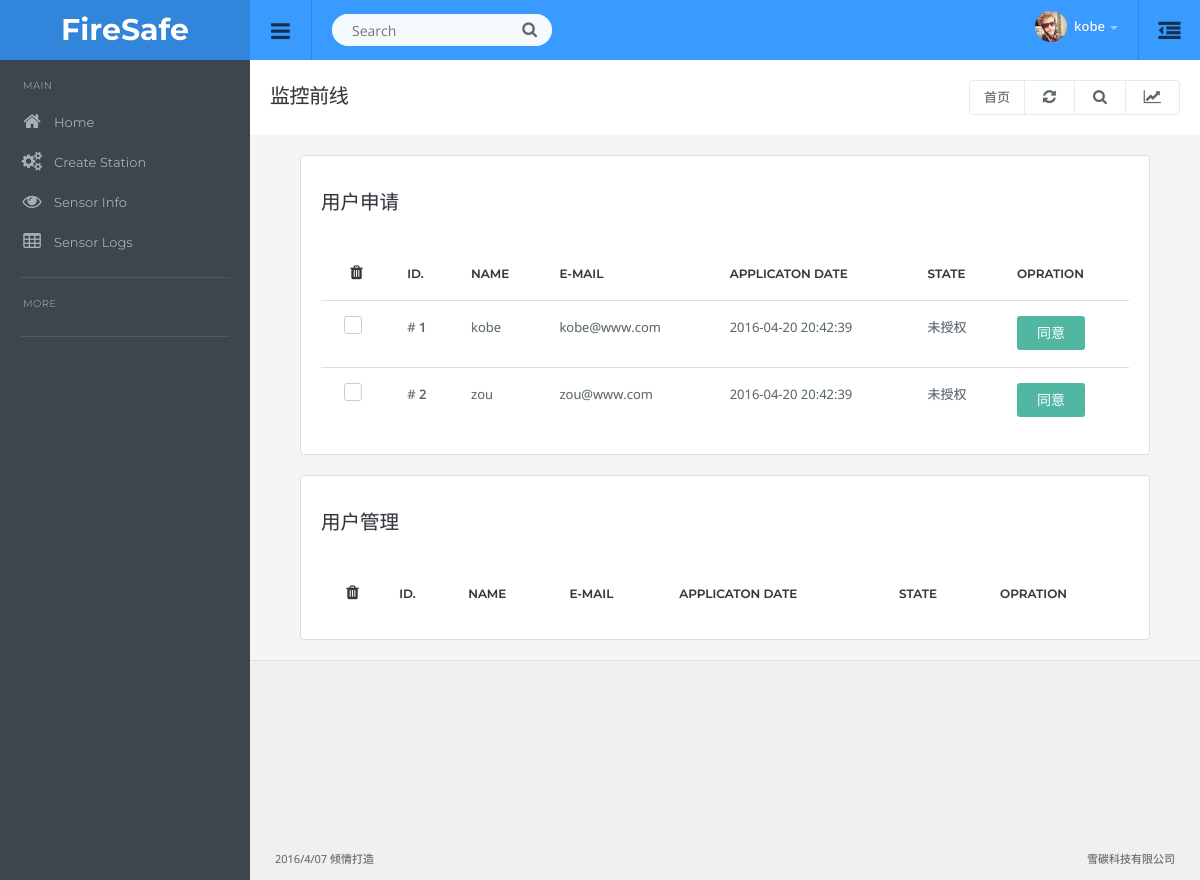
The app's page /manager (signed in), older data.
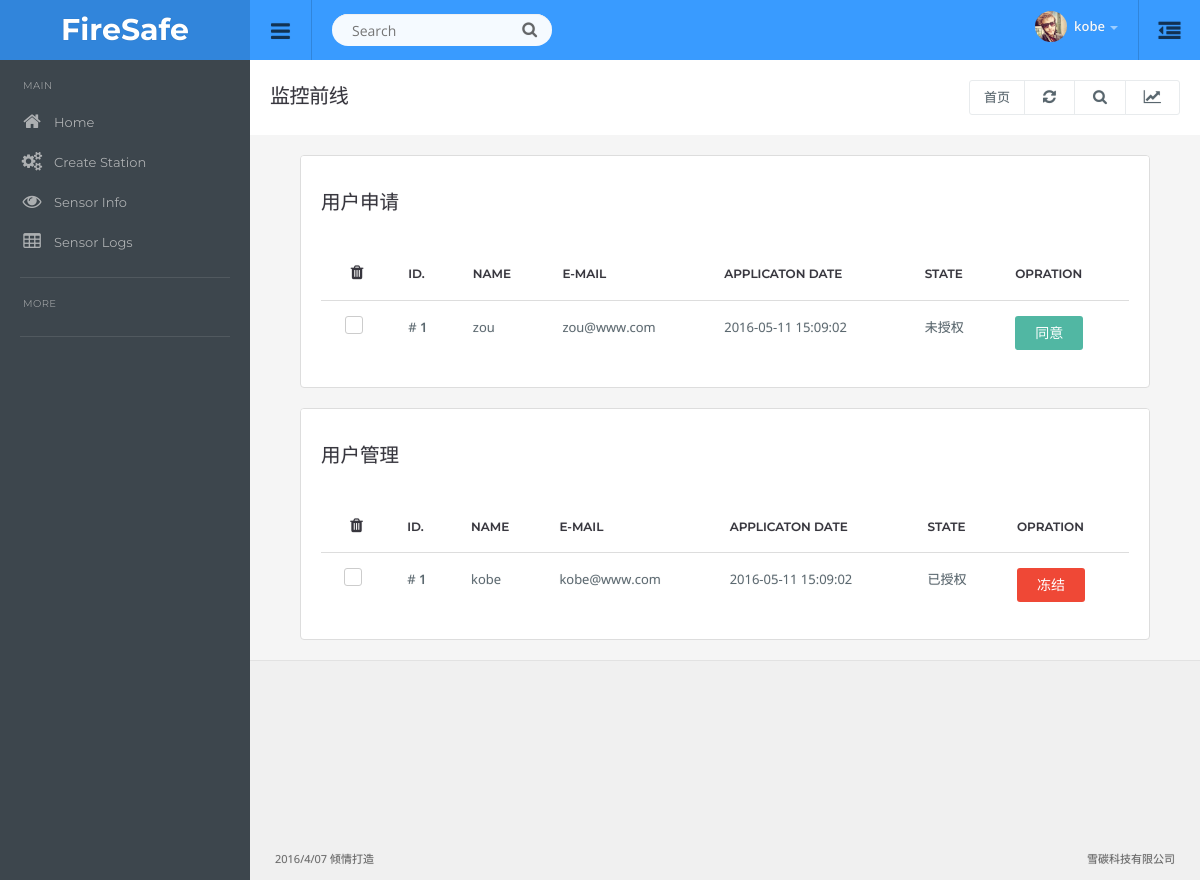
The same page, newer data.
### app/models.py (models this page shows, shortened)
class User(UserMixin, db.Model):
    __tablename__ = 'users'
    id            = db.Column(db.Integer,primary_key=True)
    email         = db.Column(db.String(64), unique=True, index=True)
    username      = db.Column(db.String(64),unique=True,index=True)
    role_id       = db.Column(db.Integer, db.ForeignKey('roles.id'))
    password_hash = db.Column(db.String(128))
    name          = db.Column(db.String(64))
    company       = db.Column(db.String(64))
    member_since  = db.Column(db.DateTime(), default=datetime.now)
    last_seen     = db.Column(db.DateTime(), default=datetime.now)
    understudy    = db.Column(db.Boolean(),default=True)
    def ping(self):
        self.last_seen = datetime.now()
        db.session.add(self)
    def can(self, permissions):
        return self.role is not None and \
        (self.role.permissions & permissions) == permissions
    def is_administrator(self):
        return self.can(Permission.ADMIN)
    class AnoymusUser(AnonymousUserMixin):
        def can(self, permissions):
            return False
        def is_administrator(self):
            return False
    login_manager.anonymous_user = AnoymusUser
    @property
    def password(self):
        raise AttributeError('password is not a readabel attribute')

### app/main/views.py (the view)
@main.route('/manager')
@login_required
@admin_required
def manage_user():
    understudys = User.query.filter_by(understudy=True).all()
    allusers = User.query.filter_by(understudy=False).all()
    return render_template('manage_user.html', users=understudys, allusers=allusers)

### app/auth/views.py (called while the page is built)
@auth.before_app_request
def before_request():
	if current_user.is_authenticated():
		current_user.ping()

### app/main/__init__.py (called while the page is built)
@main.app_context_processor
def inject_permissions():
	return dict(Permission=Permission)

### app/models.py (called while the page is built)
@login_manager.user_loader
def load_user(user_id):
	return User.query.get(int(user_id))

### app/templates/manage_user.html (shortened to what this page needs)
{% extends "base.html" %}
{% block content %}
<div class="container-padding">
    <div class="row">
    <div class="col-md-12">
        <div class="panel panel-default">
            <div class="panel-title">
                <h4> 用户申请</h4>
            </div>
        <div class="panel-body table-responsive">
            <table class="table table-hover">
                <thead>
                    <tr>
                        <td class="text-center"><i class="fa fa-trash"></i></td>
                        <td>ID.</td>
                        <td>Name</td>
                        <td>E-mail</td>
                        <td>Applicaton Date</td>
                        <td>state</td>
                        <td>opration</td>
                    </tr>
                </thead>
                <tbody>
                {% for understudy in users %}
                    <tr id="tr-{{understudy.id}}">
                        <td class="text-center"><div class="checkbox margin-t-0"><input id="checkbox{{ loop.index }}" type="checkbox"><label for="checkbox{{ loop.index }}"></label></div></td>
                        <td># <b>{{ loop.index }}</b></td>
                        <td>{{ understudy.username }}</td>
                        <td>{{ understudy.email }}</td>
                        <td>
                            {{ understudy.member_since.strftime("%Y-%m-%d %H:%M:%S") }}
                        </td>
                        <td>未授权</td>
                        <td>
                            <button id="agree" class="btn btn-info btn-small" type="button" onclick="agreeOrfreezeOption({{understudy.id}},0)">
                                同意
                            </button>
                        </td>
                    </tr>
                {% endfor %}
                </tbody>
            </table>
        </div>
        </div>
    </div>
    <div class="col-md-12">
        <div class="panel panel-default">
            <div class="panel-title">
                <h4> 用户管理</h4>
            </div>
        <div class="panel-body table-responsive">
            <table class="table table-hover">
                <thead>
                    <tr>
                        <td class="text-center"><i class="fa fa-trash"></i></td>
                        <td>ID.</td>
                        <td>Name</td>
                        <td>E-mail</td>
                        <td>Applicaton Date</td>
                        <td>state</td>
                        <td>opration</td>
                    </tr>
                </thead>
                <tbody>
                {% for user in allusers %}
                    <tr id="tr-{{user.id}}">
                        <td class="text-center"><div class="checkbox margin-t-0"><input id="checkbox1{{ loop.index }}" type="checkbox"><label for="checkbox1{{ loop.index }}"></label></div></td>
                        <td># <b>{{ loop.index }}</b></td>
                        <td>{{ user.username }}</td>
                        <td>{{ user.email }}</td>
                        <td>
                            {{ user.member_since.strftime("%Y-%m-%d %H:%M:%S") }}
                        </td>
                        <td>已授权</td>
                        <td>
                            <button class="btn btn-danger btn-small" type="button" onclick="agreeOrfreezeOption({{user.id}},1)">冻结</button>
                        </td>
                    </tr>
                {% endfor %}
                </tbody>
            </table>
        </div>
        </div>
    </div>
    </div>
</div>
{% endblock %}

### app/templates/base.html (shortened to what this page needs)
<!DOCTYPE html>
<html lang="en">
  <head>
  {% block head %}
  <link href="/static/css/root.css" rel="stylesheet">
  {% endblock %}
  </head>
  <body>
  <div id="top" class="clearfix">
  	<div class="applogo">
  		<a href="{{ url_for('main.index') }}" class="logo">FireSafe</a>
  	</div>
    <a href="#" class="sidebar-open-button"><i class="fa fa-bars"></i></a>
    <form class="searchform">
      <input type="text" class="searchbox" id="searchbox" placeholder="Search">
      <span class="searchbutton"><i class="fa fa-search"></i></span>
    </form>
    <a href="#sidepanel" class="sidepanel-open-button"><i class="fa fa-outdent"></i></a>
    <ul class="top-right">
    {% if current_user.is_authenticated() %}
    <li class="dropdown link">
      <a href="#" data-toggle="dropdown" class="dropdown-toggle profilebox"><img src="/static/img/profileimg.png" alt="img"><b>{{current_user.username}}</b><span class="caret"></span></a>
    </li>
    {% else %}
    <a href="{{ url_for('auth.login') }}">
      <i class="fa fa-user"></i>&nbsp;&nbsp;Log In</a>
    </ul>
    {% endif %}
    </ul>
  </div>
<div class="sidebar clearfix">
<ul class="sidebar-panel nav">
  <li class="sidetitle">MAIN</li>
  <li><a href="{{ url_for('main.index') }}"><span class="icon color5"><i class="fa fa-home"></i></span>Home</a></li>
  <li><a href="{{ url_for('sensor.createSonModel') }}"><span class="icon color5"><i class="fa fa-cogs"></i></span>Create Station</a></li>
  <li><a href="{{ url_for('sensor.display') }}"><span class="icon color5"><i class="fa fa-eye"></i></span>Sensor Info</a></li>
  <li><a href="{{ url_for('sensor.displaysensortable') }}"><span class="icon color5"><i class="fa fa-table"></i></span>Sensor Logs</a></li>
</ul>
<ul class="sidebar-panel nav">
  <li class="sidetitle">MORE</li>
</ul>
</div>
<div class="content">
  <div class="page-header">
    <h1 class="title">监控前线</h1>
    <div class="right">
      <div class="btn-group" role="group" aria-label="...">
        <a href="{{ url_for('main.index') }}" class="btn btn-light">首页</a>
        <a href="#" class="btn btn-light"><i class="fa fa-refresh"></i></a>
        <a href="#" class="btn btn-light"><i class="fa fa-search"></i></a>
        <a href="#" class="btn btn-light" id="topstats"><i class="fa fa-line-chart"></i></a>
      </div>
    </div>
  </div>
<div class="container-default">
{% block content %}
{% endblock %}
</div>
<div class="row footer">
  <br><br><br><br><br><br><br><br>
  {% block footer %}
  <div class="col-md-6 text-left">
  2016/4/07 倾情打造
  </div>
  <div class="col-md-6 text-right">
    雪碳科技有限公司
  </div>
  {% endblock %}
</div>
</div>
</body>
</html>

Row changes from the older to the newer data that the page shows:
changed User "kobe": moves from the list under "用户申请" to the list under "用户管理"
changed User "zou": member_since "2016-04-20 20:42:39" → "2016-05-11 15:09:02"
